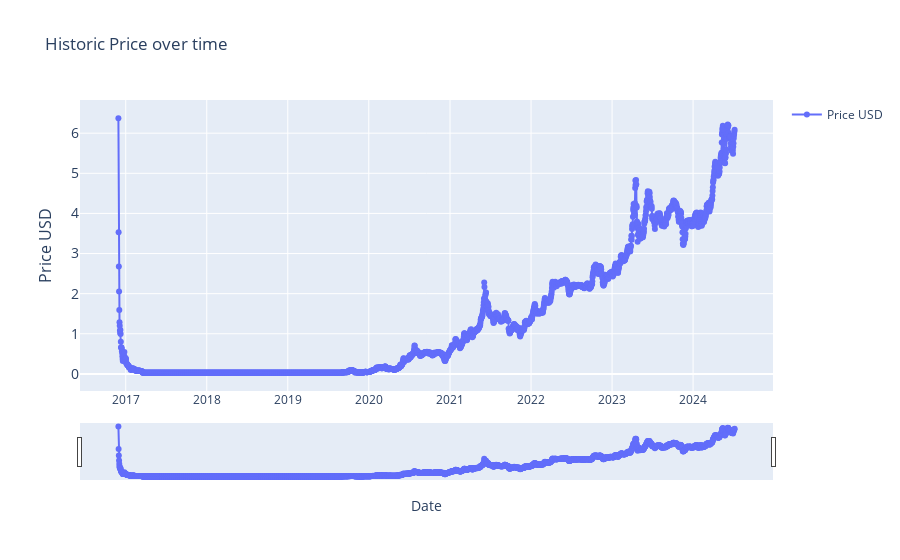

Notebook cell for this chart:
### Markdown cell above
### historic_price

### Code cell
#outputs historic price

import plotly.graph_objects as go
import pandas as pd
from ipywidgets import interact, DatePicker
import numpy as np


df = current_item.copy()


start_date_picker = DatePicker(description='Start Date', value=START_DATE)
end_date_picker = DatePicker(description='End Date', value=END_DATE)


interact(lambda start_date, end_date: plot_historic_price(df, start_date, end_date),
         start_date=start_date_picker, end_date=end_date_picker)

### Figure 1 — Plotly figure (JSON) as saved in the notebook; plotly's stock layout.template omitted (floating-point values rounded to 4 significant figures; data arrays with more than 128 entries replaced by an {"elided": "..."} marker saying what was removed)
{"data": [{"mode": "lines+markers", "name": "Price USD", "type": "scatter", "x": {"elided": "2777 str values"}, "y": {"elided": "2777 float values"}}], "layout": {"showlegend": true, "title": {"text": "Historic Price over time"}, "xaxis": {"rangeslider": {"visible": true}, "title": {"text": "Date"}, "type": "date"}, "yaxis": {"tickfont": {"size": 14}, "title": {"font": {"size": 16}, "text": "Price USD"}}}}
